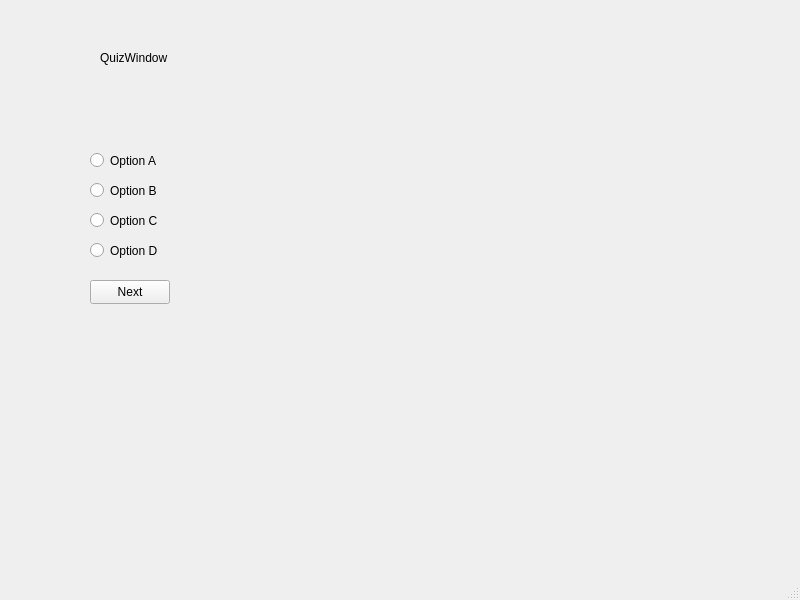
<?xml version="1.0" encoding="UTF-8"?>
<ui version="4.0">
 <class>QuizWindow</class>
 <widget class="QMainWindow" name="QuizWindow">
  <property name="geometry">
   <rect>
    <x>0</x>
    <y>0</y>
    <width>800</width>
    <height>600</height>
   </rect>
  </property>
  <property name="windowTitle">
   <string>MainWindow</string>
  </property>
  <widget class="QWidget" name="centralwidget">
   <widget class="QLabel" name="questionLabel">
    <property name="geometry">
     <rect>
      <x>100</x>
      <y>50</y>
      <width>161</width>
      <height>16</height>
     </rect>
    </property>
    <property name="text">
     <string>QuizWindow</string>
    </property>
   </widget>
   <widget class="QRadioButton" name="optionARadioButton">
    <property name="geometry">
     <rect>
      <x>90</x>
      <y>150</y>
      <width>161</width>
      <height>21</height>
     </rect>
    </property>
    <property name="text">
     <string>Option A</string>
    </property>
   </widget>
   <widget class="QRadioButton" name="optionBRadioButton">
    <property name="geometry">
     <rect>
      <x>90</x>
      <y>180</y>
      <width>161</width>
      <height>21</height>
     </rect>
    </property>
    <property name="text">
     <string>Option B</string>
    </property>
   </widget>
   <widget class="QRadioButton" name="optionCRadioButton">
    <property name="geometry">
     <rect>
      <x>90</x>
      <y>210</y>
      <width>161</width>
      <height>21</height>
     </rect>
    </property>
    <property name="text">
     <string>Option C</string>
    </property>
   </widget>
   <widget class="QRadioButton" name="optionDRadioButton">
    <property name="geometry">
     <rect>
      <x>90</x>
      <y>240</y>
      <width>161</width>
      <height>21</height>
     </rect>
    </property>
    <property name="text">
     <string>Option D</string>
    </property>
   </widget>
   <widget class="QPushButton" name="nextButton">
    <property name="geometry">
     <rect>
      <x>90</x>
      <y>280</y>
      <width>80</width>
      <height>24</height>
     </rect>
    </property>
    <property name="text">
     <string>Next</string>
    </property>
   </widget>
  </widget>
  <widget class="QMenuBar" name="menubar">
   <property name="geometry">
    <rect>
     <x>0</x>
     <y>0</y>
     <width>800</width>
     <height>21</height>
    </rect>
   </property>
  </widget>
  <widget class="QStatusBar" name="statusbar"/>
 </widget>
 <resources/>
 <connections/>
</ui>
